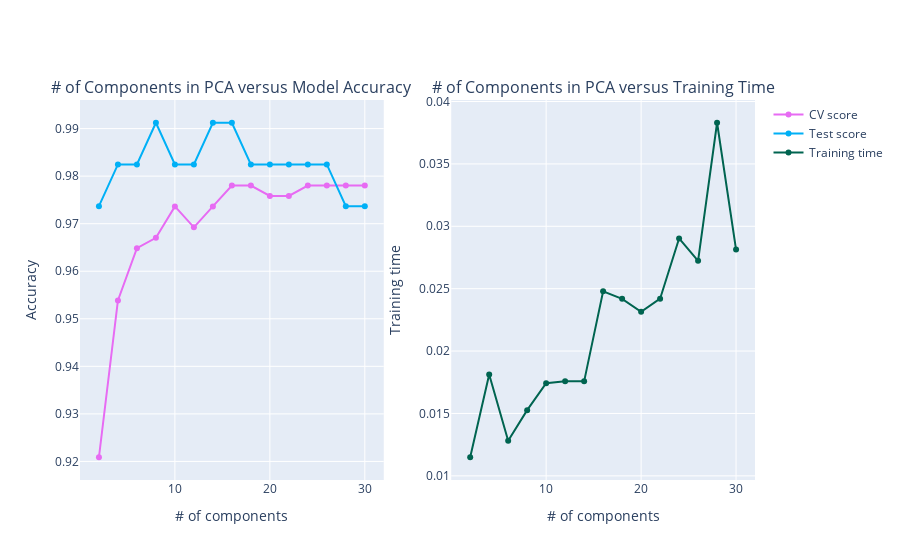

The code cell stored with this chart in its notebook:
### Markdown cell above
**6. 2. 1. # of Components in PCA versus Model Accuracy/Training Time**

### Code cell
PCA_curves(PCA_cv_score,PCA_test_score,PCA_cv_training_time)

### Figure 1 — Plotly figure (JSON) as saved in the notebook; plotly's stock layout.template omitted (floating-point values rounded to 4 significant figures)
{"data": [{"line": {"color": "rgb(231,107,243)", "width": 2}, "name": "CV score", "type": "scatter", "x": [2, 4, 6, 8, 10, 12, 14, 16, 18, 20, 22, 24, 26, 28, 30], "xaxis": "x", "y": [0.9209, 0.9538, 0.9648, 0.967, 0.9736, 0.9692, 0.9736, 0.978, 0.978, 0.9758, 0.9758, 0.978, 0.978, 0.978, 0.978], "yaxis": "y"}, {"line": {"color": "rgb(0,176,246)", "width": 2}, "name": "Test score", "type": "scatter", "x": [2, 4, 6, 8, 10, 12, 14, 16, 18, 20, 22, 24, 26, 28, 30], "xaxis": "x", "y": [0.9737, 0.9825, 0.9825, 0.9912, 0.9825, 0.9825, 0.9912, 0.9912, 0.9825, 0.9825, 0.9825, 0.9825, 0.9825, 0.9737, 0.9737], "yaxis": "y"}, {"line": {"color": "rgb(0,100,80)", "width": 2}, "name": "Training time", "type": "scatter", "x": [2, 4, 6, 8, 10, 12, 14, 16, 18, 20, 22, 24, 26, 28, 30], "xaxis": "x2", "y": [0.01149, 0.01812, 0.01281, 0.01527, 0.01743, 0.01758, 0.01757, 0.02479, 0.02418, 0.02315, 0.0242, 0.02902, 0.02723, 0.0383, 0.02814], "yaxis": "y2"}], "layout": {"annotations": [{"font": {"size": 16}, "showarrow": false, "text": "# of Components in PCA versus Model Accuracy", "x": 0.225, "xanchor": "center", "xref": "paper", "y": 1, "yanchor": "bottom", "yref": "paper"}, {"font": {"size": 16}, "showarrow": false, "text": "# of Components in PCA versus Training Time", "x": 0.775, "xanchor": "center", "xref": "paper", "y": 1, "yanchor": "bottom", "yref": "paper"}], "xaxis": {"anchor": "y", "domain": [0, 0.45], "title": {"text": "# of components"}}, "xaxis2": {"anchor": "y2", "domain": [0.55, 1], "title": {"text": "# of components"}}, "yaxis": {"anchor": "x", "domain": [0, 1], "title": {"text": "Accuracy"}}, "yaxis2": {"anchor": "x2", "domain": [0, 1], "title": {"text": "Training time"}}}}
